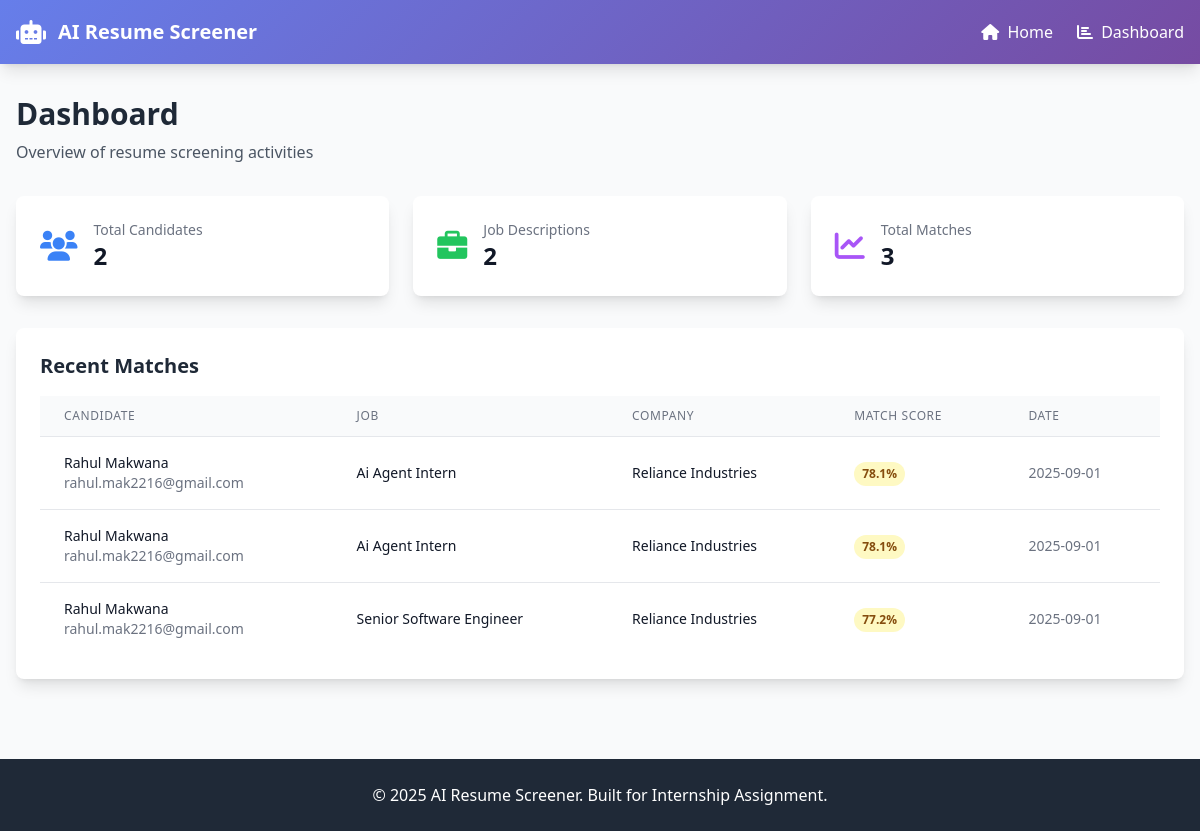
/dashboard, run on the app's committed database.
### tables this page shows
CREATE TABLE matches (
            id INTEGER PRIMARY KEY AUTOINCREMENT,
            candidate_id INTEGER,
            job_id INTEGER,
            overall_score REAL,
            skill_score REAL,
            experience_score REAL,
            education_score REAL,
            semantic_score REAL,
            matched_skills TEXT,
            missing_skills TEXT,
            created_at TIMESTAMP,
            FOREIGN KEY (candidate_id) REFERENCES candidates (id),
            FOREIGN KEY (job_id) REFERENCES job_descriptions (id)
        );

CREATE TABLE candidates (
            id INTEGER PRIMARY KEY AUTOINCREMENT,
            name TEXT,
            email TEXT,
            phone TEXT,
            location TEXT,
            experience_years INTEGER,
            skills TEXT,
            education TEXT,
            resume_path TEXT,
            uploaded_at TIMESTAMP,
            raw_text TEXT
        );

CREATE TABLE job_descriptions (
            id INTEGER PRIMARY KEY AUTOINCREMENT,
            title TEXT,
            company TEXT,
            description TEXT,
            required_skills TEXT,
            required_experience INTEGER,
            education_requirements TEXT,
            created_at TIMESTAMP
        );

### app.py (the view)
@app.route('/dashboard')
def dashboard():
    try:
        conn = sqlite3.connect(os.path.join('database', 'candidates.db'))
        cursor = conn.cursor()
        cursor.execute('SELECT COUNT(*) FROM candidates')
        total_candidates = cursor.fetchone()[0]
        cursor.execute('SELECT COUNT(*) FROM job_descriptions')
        total_jobs = cursor.fetchone()[0]
        cursor.execute('''
            SELECT m.*, c.name, c.email, j.title, j.company
            FROM matches m
            JOIN candidates c ON m.candidate_id = c.id
            JOIN job_descriptions j ON m.job_id = j.id
            ORDER BY m.created_at DESC
            LIMIT 10
        ''')
        recent_matches = cursor.fetchall()
        conn.close()
        return render_template('dashboard.html',
                             total_candidates=total_candidates,
                             total_jobs=total_jobs,
                             recent_matches=recent_matches)
    except Exception as e:
        print(f"Dashboard error: {e}")
        return render_template('dashboard.html',
                             total_candidates=0,
                             total_jobs=0,
                             recent_matches=[],
                             error=str(e))

### templates/dashboard.html (shortened to what this page needs)
{% extends "base.html" %}
{% block content %}
<div class="mb-8">
    <h1 class="text-3xl font-bold text-gray-800 mb-2">Dashboard</h1>
    <p class="text-gray-600">Overview of resume screening activities</p>
</div>
<div class="grid grid-cols-1 md:grid-cols-3 gap-6 mb-8">
    <div class="bg-white rounded-lg shadow-lg p-6 card-hover">
        <div class="flex items-center">
            <div class="flex-shrink-0">
                <i class="fas fa-users text-3xl text-blue-500"></i>
            </div>
            <div class="ml-4">
                <p class="text-sm font-medium text-gray-500">Total Candidates</p>
                <p class="text-2xl font-bold text-gray-900">{{ total_candidates }}</p>
            </div>
        </div>
    </div>
    <div class="bg-white rounded-lg shadow-lg p-6 card-hover">
        <div class="flex items-center">
            <div class="flex-shrink-0">
                <i class="fas fa-briefcase text-3xl text-green-500"></i>
            </div>
            <div class="ml-4">
                <p class="text-sm font-medium text-gray-500">Job Descriptions</p>
                <p class="text-2xl font-bold text-gray-900">{{ total_jobs }}</p>
            </div>
        </div>
    </div>
    <div class="bg-white rounded-lg shadow-lg p-6 card-hover">
        <div class="flex items-center">
            <div class="flex-shrink-0">
                <i class="fas fa-chart-line text-3xl text-purple-500"></i>
            </div>
            <div class="ml-4">
                <p class="text-sm font-medium text-gray-500">Total Matches</p>
                <p class="text-2xl font-bold text-gray-900">{{ recent_matches|length }}</p>
            </div>
        </div>
    </div>
</div>
<div class="bg-white rounded-lg shadow-lg p-6">
    <h2 class="text-xl font-bold text-gray-800 mb-4">Recent Matches</h2>
    {% if recent_matches %}
    <div class="overflow-x-auto">
        <table class="min-w-full divide-y divide-gray-200">
            <thead class="bg-gray-50">
                <tr>
                    <th class="px-6 py-3 text-left text-xs font-medium text-gray-500 uppercase tracking-wider">Candidate</th>
                    <th class="px-6 py-3 text-left text-xs font-medium text-gray-500 uppercase tracking-wider">Job</th>
                    <th class="px-6 py-3 text-left text-xs font-medium text-gray-500 uppercase tracking-wider">Company</th>
                    <th class="px-6 py-3 text-left text-xs font-medium text-gray-500 uppercase tracking-wider">Match Score</th>
                    <th class="px-6 py-3 text-left text-xs font-medium text-gray-500 uppercase tracking-wider">Date</th>
                </tr>
            </thead>
            <tbody class="bg-white divide-y divide-gray-200">
                {% for match in recent_matches %}
                <tr class="hover:bg-gray-50">
                    <td class="px-6 py-4 whitespace-nowrap">
                        <div class="text-sm font-medium text-gray-900">{{ match[11] }}</div>
                        <div class="text-sm text-gray-500">{{ match[12] }}</div>
                    </td>
                    <td class="px-6 py-4 whitespace-nowrap text-sm text-gray-900">{{ match[13] }}</td>
                    <td class="px-6 py-4 whitespace-nowrap text-sm text-gray-900">{{ match[14] }}</td>
                    <td class="px-6 py-4 whitespace-nowrap">
                        <span class="inline-flex px-2 py-1 text-xs font-semibold rounded-full
                                   {% if match[3] >= 80 %}bg-green-100 text-green-800
                                   {% elif match[3] >= 60 %}bg-yellow-100 text-yellow-800
                                   {% else %}bg-red-100 text-red-800{% endif %}">
                            {{ "%.1f"|format(match[3]) }}%
                        </span>
                    </td>
                    <td class="px-6 py-4 whitespace-nowrap text-sm text-gray-500">
                        {{ match[10][:10] }}
                    </td>
                </tr>
                {% endfor %}
            </tbody>
        </table>
    </div>
    {% else %}
    <div class="text-center py-12">
        <i class="fas fa-search text-6xl text-gray-300 mb-4"></i>
        <p class="text-gray-500">No matches found yet. Upload resumes and job descriptions to get started!</p>
    </div>
    {% endif %}
</div>
{% endblock %}

### templates/base.html (shortened to what this page needs)
<!DOCTYPE html>
<html lang="en">
<head>
    <script src="https://cdn.tailwindcss.com"></script>
    <link href="https://cdnjs.cloudflare.com/ajax/libs/font-awesome/6.0.0/css/all.min.css" rel="stylesheet">
</head>
<body class="bg-gray-50">
    <nav class="gradient-bg text-white shadow-lg">
        <div class="max-w-7xl mx-auto px-4">
            <div class="flex justify-between items-center py-4">
                <div class="flex items-center">
                    <i class="fas fa-robot text-2xl mr-3"></i>
                    <h1 class="text-xl font-bold">AI Resume Screener</h1>
                </div>
                <div class="flex space-x-6">
                    <a href="/" class="hover:text-blue-200 transition-colors">
                        <i class="fas fa-home mr-1"></i> Home
                    </a>
                    <a href="/dashboard" class="hover:text-blue-200 transition-colors">
                        <i class="fas fa-chart-bar mr-1"></i> Dashboard
                    </a>
                </div>
            </div>
        </div>
    </nav>
    <main class="max-w-7xl mx-auto px-4 py-8">
        {% block content %}{% endblock %}
    </main>
    <footer class="bg-gray-800 text-white text-center py-6 mt-12">
        <p>&copy; 2025 AI Resume Screener. Built for Internship Assignment.</p>
    </footer>
</body>
</html>

### templates/base.html (style rules this page uses)
.gradient-bg { background: linear-gradient(135deg, #667eea 0%, #764ba2 100%); }
.card-hover { transition: all 0.3s ease; }

### data on the page
matches: name "Rahul Makwana", email "rahul.mak2216@gmail.com", title "Ai Agent Intern", company "Reliance Industries", overall_score "78.1", created_at "2025-09-01"
matches: name "Rahul Makwana", email "rahul.mak2216@gmail.com", title "Ai Agent Intern", company "Reliance Industries", overall_score "78.1", created_at "2025-09-01"
matches: name "Rahul Makwana", email "rahul.mak2216@gmail.com", title "Senior Software Engineer", company "Reliance Industries", overall_score "77.2", created_at "2025-09-01"

### other printed values
{{ total_candidates }} "2"
{{ total_jobs }} "2"
{{ recent_matches|length }} "3"
